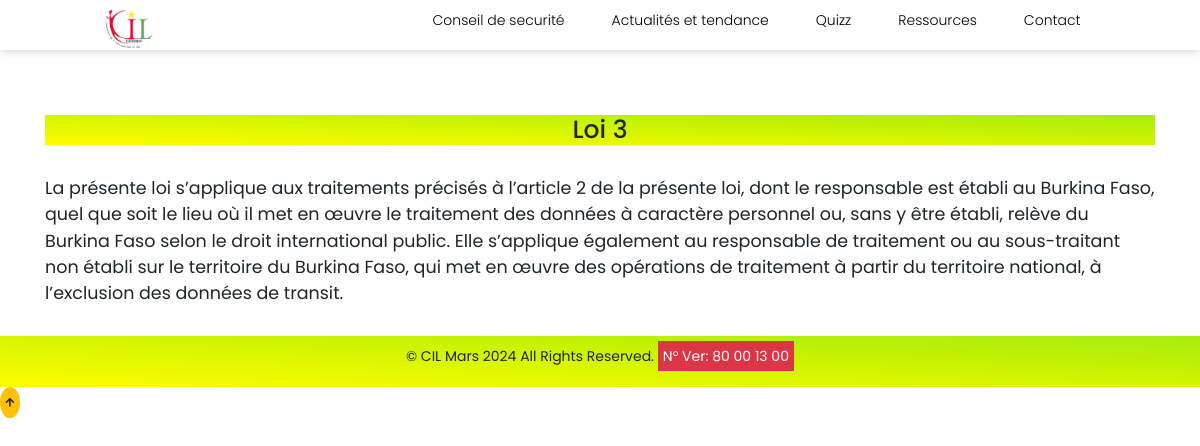
Screenshot of /loi/3/ with the database file from the repository.
### app/models.py (models this page shows, shortened)
class Loi(models.Model):
    numero_article = models.IntegerField(unique=True)
    titre = models.ForeignKey(Titre_loi, on_delete=models.CASCADE, related_name='loi')
    chapitre = models.ForeignKey(Chapitre_loi, on_delete=models.CASCADE, related_name='loi')
    description = models.TextField()
    date_publication = models.DateTimeField(auto_now_add=True)

### app/views.py (the view)
# urls.py: path('loi/<int:loi_id>/', views.loi_detail, name='loi_detail'),
def loi_detail(request, loi_id):
    loi = get_object_or_404(Loi, pk=loi_id)
    return render(request, 'app/loi_detail.html', {'loi': loi})

### app/templates/app/loi_detail.html
{% extends 'app/base.html' %}
{% block content %}
{% load static %}
{% load static %}
<h1 class="text-center my-5" style=" background-image: linear-gradient(to right top, #fffd00, #eaf900, #d4f500, #bef006, #a8eb12);">Loi {{ loi.numero_article }}</h1>
    <p class="fs-3">{{ loi.description }}</p>
{% endblock  %}

### app/static/app/css/main.css (style rules this page uses)
* { margin: 0; padding: 0; font-family: "Poppins" , sans-serif; box-sizing: border-box; transition: all.2s linear; text-decoration: none; border: none; }
html { font-size: 62.5%; overflow-x: hidden; scroll-padding-top: 7em; scroll-behavior: smooth; }
body { position: relative; }

### app/static/app/css/quiz.css (style rules this page uses)
* { padding: 0; margin: 0; box-sizing: border-box; }
:root { --light-purple-color: #8854C0; --light-color: #fff; --dark-color: #000; --grey-color: #f2f2f2; --transition: all 300ms ease-in-out; }
body { min-height: 100vh; font-family: 'Poppins', sans-serif; color: var(--dark-color); background: var(--grey-color); }

### rows the page displays
Loi: numero_article "3", description "La présente loi s’applique aux traitements précisés à l’article 2 de la présente loi, dont le responsable est établi au Burkina Faso, quel que soit le lieu où il met en œuvre le traitement des données à caractère personnel ou, sans y être établi, relève du Burkina Faso selon le droit international public. Elle s’applique également au responsable de traitement ou au sous-traitant non établi sur le territoire du Burkina Faso, qui met en œuvre des opérations de traitement à partir du territoire national, à l’exclusion des données de transit."
